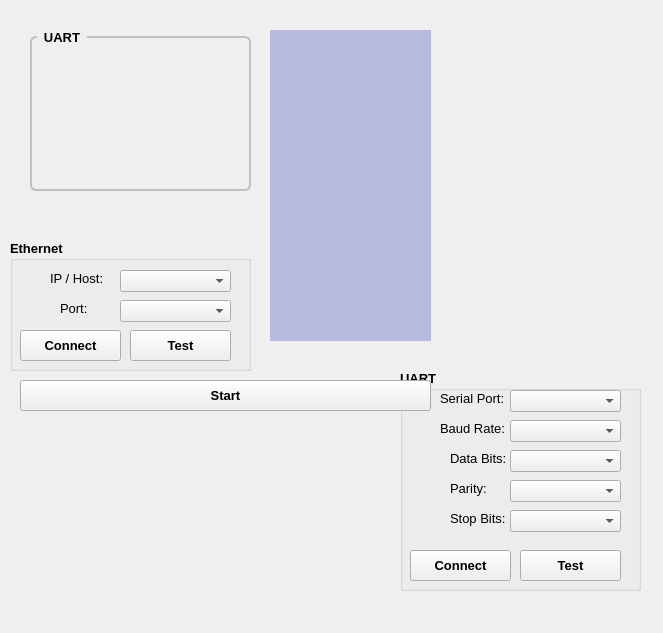
<?xml version="1.0" encoding="UTF-8"?>
<ui version="4.0">
 <class>MainWindow</class>
 <widget class="QMainWindow" name="MainWindow">
  <property name="geometry">
   <rect>
    <x>0</x>
    <y>0</y>
    <width>663</width>
    <height>633</height>
   </rect>
  </property>
  <property name="windowTitle">
   <string>MainWindow</string>
  </property>
  <property name="styleSheet">
   <string notr="true"/>
  </property>
  <widget class="QWidget" name="centralwidget">
   <widget class="QGroupBox" name="groupBox">
    <property name="geometry">
     <rect>
      <x>400</x>
      <y>370</y>
      <width>241</width>
      <height>221</height>
     </rect>
    </property>
    <property name="font">
     <font>
      <pointsize>10</pointsize>
      <weight>75</weight>
      <bold>true</bold>
      <strikeout>false</strikeout>
     </font>
    </property>
    <property name="title">
     <string>UART</string>
    </property>
    <property name="flat">
     <bool>false</bool>
    </property>
    <property name="checkable">
     <bool>false</bool>
    </property>
    <widget class="QLabel" name="label">
     <property name="geometry">
      <rect>
       <x>40</x>
       <y>20</y>
       <width>71</width>
       <height>16</height>
      </rect>
     </property>
     <property name="font">
      <font>
       <pointsize>10</pointsize>
       <weight>50</weight>
       <bold>false</bold>
      </font>
     </property>
     <property name="text">
      <string>Serial Port:</string>
     </property>
    </widget>
    <widget class="QComboBox" name="comboBox_uart_baud_rate">
     <property name="geometry">
      <rect>
       <x>110</x>
       <y>50</y>
       <width>111</width>
       <height>22</height>
      </rect>
     </property>
    </widget>
    <widget class="QComboBox" name="comboBox_uart_data_bits">
     <property name="geometry">
      <rect>
       <x>110</x>
       <y>80</y>
       <width>111</width>
       <height>22</height>
      </rect>
     </property>
    </widget>
    <widget class="QLabel" name="label_2">
     <property name="geometry">
      <rect>
       <x>40</x>
       <y>50</y>
       <width>81</width>
       <height>16</height>
      </rect>
     </property>
     <property name="font">
      <font>
       <pointsize>10</pointsize>
       <weight>50</weight>
       <bold>false</bold>
      </font>
     </property>
     <property name="text">
      <string>Baud Rate:</string>
     </property>
    </widget>
    <widget class="QPushButton" name="pushButton_connect_2">
     <property name="geometry">
      <rect>
       <x>120</x>
       <y>180</y>
       <width>101</width>
       <height>31</height>
      </rect>
     </property>
     <property name="font">
      <font>
       <pointsize>10</pointsize>
      </font>
     </property>
     <property name="text">
      <string>Test</string>
     </property>
    </widget>
    <widget class="QLabel" name="label_4">
     <property name="geometry">
      <rect>
       <x>50</x>
       <y>80</y>
       <width>81</width>
       <height>16</height>
      </rect>
     </property>
     <property name="font">
      <font>
       <pointsize>10</pointsize>
       <weight>50</weight>
       <bold>false</bold>
      </font>
     </property>
     <property name="text">
      <string>Data Bits:</string>
     </property>
    </widget>
    <widget class="QComboBox" name="comboBox_uart_parity">
     <property name="geometry">
      <rect>
       <x>110</x>
       <y>110</y>
       <width>111</width>
       <height>22</height>
      </rect>
     </property>
    </widget>
    <widget class="QComboBox" name="comboBox_uart_stop_bits">
     <property name="geometry">
      <rect>
       <x>110</x>
       <y>140</y>
       <width>111</width>
       <height>22</height>
      </rect>
     </property>
    </widget>
    <widget class="QLabel" name="label_5">
     <property name="geometry">
      <rect>
       <x>50</x>
       <y>110</y>
       <width>81</width>
       <height>16</height>
      </rect>
     </property>
     <property name="font">
      <font>
       <pointsize>10</pointsize>
       <weight>50</weight>
       <bold>false</bold>
      </font>
     </property>
     <property name="text">
      <string>Parity:</string>
     </property>
    </widget>
    <widget class="QLabel" name="label_6">
     <property name="geometry">
      <rect>
       <x>50</x>
       <y>140</y>
       <width>81</width>
       <height>16</height>
      </rect>
     </property>
     <property name="font">
      <font>
       <pointsize>10</pointsize>
       <weight>50</weight>
       <bold>false</bold>
      </font>
     </property>
     <property name="text">
      <string>Stop Bits:</string>
     </property>
    </widget>
    <widget class="QComboBox" name="comboBox_uart_serial_port">
     <property name="geometry">
      <rect>
       <x>110</x>
       <y>20</y>
       <width>111</width>
       <height>22</height>
      </rect>
     </property>
    </widget>
    <widget class="QPushButton" name="pushButton_uart_connect">
     <property name="geometry">
      <rect>
       <x>10</x>
       <y>180</y>
       <width>101</width>
       <height>31</height>
      </rect>
     </property>
     <property name="font">
      <font>
       <pointsize>10</pointsize>
      </font>
     </property>
     <property name="text">
      <string>Connect</string>
     </property>
    </widget>
    <zorder>comboBox_uart_data_bits</zorder>
    <zorder>comboBox_uart_baud_rate</zorder>
    <zorder>comboBox_uart_serial_port</zorder>
    <zorder>label</zorder>
    <zorder>label_2</zorder>
    <zorder>pushButton_connect_2</zorder>
    <zorder>label_4</zorder>
    <zorder>comboBox_uart_parity</zorder>
    <zorder>comboBox_uart_stop_bits</zorder>
    <zorder>label_5</zorder>
    <zorder>label_6</zorder>
    <zorder>pushButton_uart_connect</zorder>
   </widget>
   <widget class="QLabel" name="label_">
    <property name="geometry">
     <rect>
      <x>270</x>
      <y>30</y>
      <width>161</width>
      <height>311</height>
     </rect>
    </property>
    <property name="styleSheet">
     <string notr="true">background-color: rgb(184, 186, 221);</string>
    </property>
    <property name="text">
     <string/>
    </property>
   </widget>
   <widget class="QGroupBox" name="groupBox_3">
    <property name="geometry">
     <rect>
      <x>10</x>
      <y>240</y>
      <width>241</width>
      <height>131</height>
     </rect>
    </property>
    <property name="font">
     <font>
      <pointsize>10</pointsize>
      <weight>75</weight>
      <bold>true</bold>
     </font>
    </property>
    <property name="title">
     <string>Ethernet</string>
    </property>
    <widget class="QLabel" name="label_17">
     <property name="geometry">
      <rect>
       <x>40</x>
       <y>30</y>
       <width>81</width>
       <height>16</height>
      </rect>
     </property>
     <property name="font">
      <font>
       <pointsize>10</pointsize>
       <weight>50</weight>
       <bold>false</bold>
      </font>
     </property>
     <property name="text">
      <string>IP / Host:</string>
     </property>
    </widget>
    <widget class="QLabel" name="label_18">
     <property name="geometry">
      <rect>
       <x>50</x>
       <y>60</y>
       <width>81</width>
       <height>16</height>
      </rect>
     </property>
     <property name="font">
      <font>
       <pointsize>10</pointsize>
       <weight>50</weight>
       <bold>false</bold>
      </font>
     </property>
     <property name="text">
      <string>Port:</string>
     </property>
    </widget>
    <widget class="QComboBox" name="comboBox_net_ip">
     <property name="geometry">
      <rect>
       <x>110</x>
       <y>30</y>
       <width>111</width>
       <height>22</height>
      </rect>
     </property>
    </widget>
    <widget class="QComboBox" name="comboBox_net_port">
     <property name="geometry">
      <rect>
       <x>110</x>
       <y>60</y>
       <width>111</width>
       <height>22</height>
      </rect>
     </property>
    </widget>
    <widget class="QPushButton" name="pushButton_net_connect">
     <property name="geometry">
      <rect>
       <x>10</x>
       <y>90</y>
       <width>101</width>
       <height>31</height>
      </rect>
     </property>
     <property name="font">
      <font>
       <pointsize>10</pointsize>
      </font>
     </property>
     <property name="text">
      <string>Connect</string>
     </property>
    </widget>
    <widget class="QPushButton" name="pushButton_net_test">
     <property name="geometry">
      <rect>
       <x>120</x>
       <y>90</y>
       <width>101</width>
       <height>31</height>
      </rect>
     </property>
     <property name="font">
      <font>
       <pointsize>10</pointsize>
      </font>
     </property>
     <property name="text">
      <string>Test</string>
     </property>
    </widget>
   </widget>
   <widget class="QPushButton" name="pushButton_start">
    <property name="enabled">
     <bool>true</bool>
    </property>
    <property name="geometry">
     <rect>
      <x>20</x>
      <y>380</y>
      <width>411</width>
      <height>31</height>
     </rect>
    </property>
    <property name="font">
     <font>
      <pointsize>10</pointsize>
      <weight>75</weight>
      <bold>true</bold>
     </font>
    </property>
    <property name="text">
     <string>Start</string>
    </property>
    <property name="autoDefault">
     <bool>false</bool>
    </property>
   </widget>
   <widget class="QGroupBox" name="groupBox_2">
    <property name="geometry">
     <rect>
      <x>30</x>
      <y>30</y>
      <width>221</width>
      <height>161</height>
     </rect>
    </property>
    <property name="font">
     <font>
      <pointsize>10</pointsize>
      <weight>75</weight>
      <italic>false</italic>
      <bold>true</bold>
     </font>
    </property>
    <property name="styleSheet">
     <string notr="true">QGroupBox {
    font: bold;
    border: 2px solid silver;
    border-radius: 6px;
    margin-top: 6px;
}

QGroupBox::title {
    subcontrol-origin: margin;
    left: 7px;
    padding: 0px 5px 0px 5px;
}</string>
    </property>
    <property name="title">
     <string>UART</string>
    </property>
   </widget>
  </widget>
 </widget>
 <resources/>
 <connections/>
</ui>
